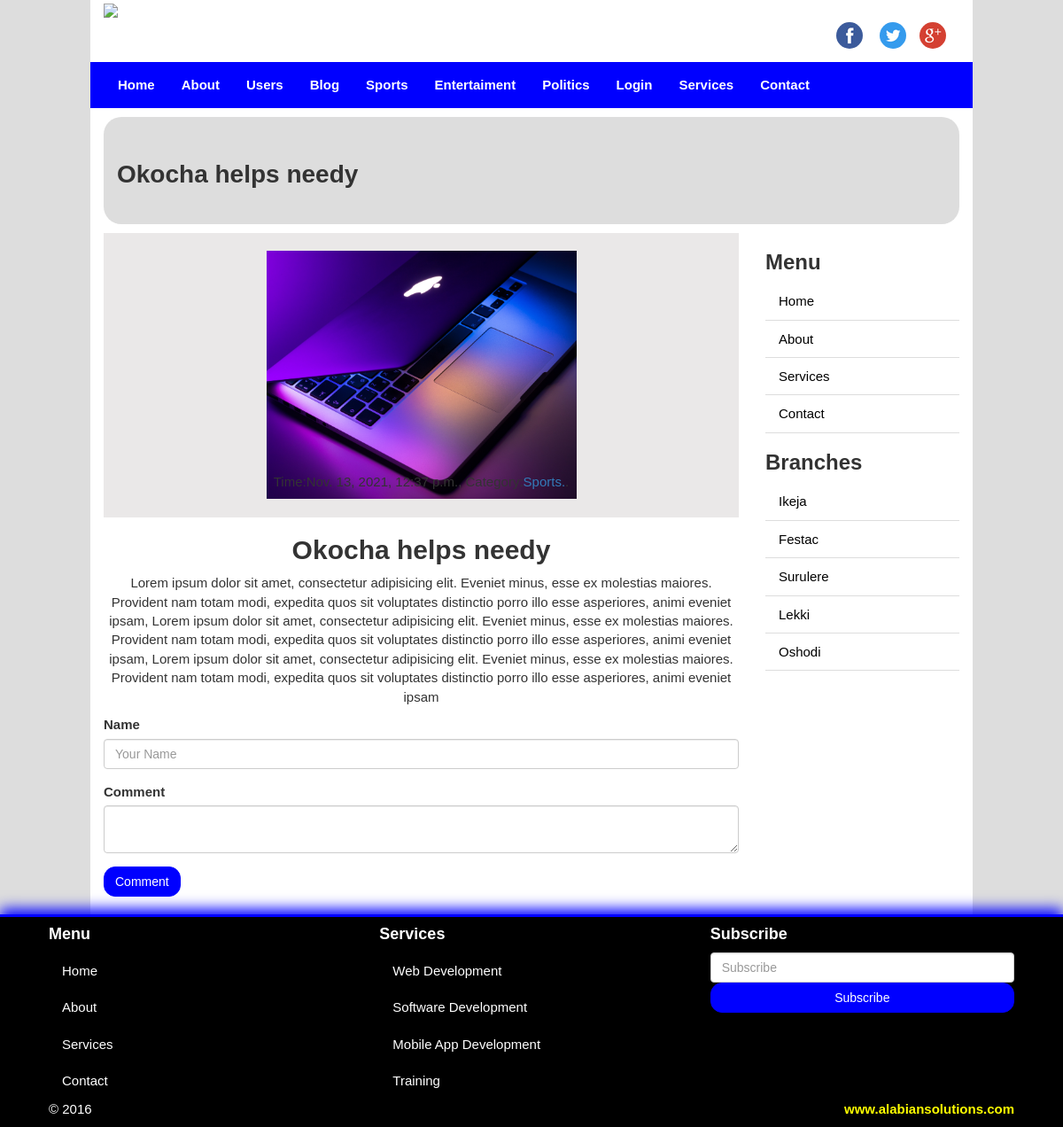
The app's page /pages/single-post/2/ with its own data.
### cms_app/models.py (models this page shows, shortened)
class Category(models.Model):
    cat_name = models.CharField(max_length=30, verbose_name='Category Name')
    cat_desc = models.TextField(blank=True, null=True, verbose_name='Description')
    created_at = models.DateTimeField(auto_now_add=True)
    updated_at = models.DateTimeField(auto_now=True)
    def __str__(self):
        return self.cat_name
    class Meta():
        verbose_name_plural = 'Category'

class Post(models.Model):
    pst_title = models.CharField(max_length=150)
    created_by = models.ForeignKey(User, on_delete=models.CASCADE)
    pst_image = models.FileField(null=True, blank=True, upload_to='uploads/')
    category = models.ForeignKey(Category, on_delete=models.CASCADE)
    content = models.TextField(blank=True, null=True)
    created_at = models.DateTimeField(auto_now_add=True)
    updated_at = models.DateTimeField(auto_now=True)
    class Meta():
        verbose_name_plural = 'Post'

### cms_app/views.py (the view)
# urls.py: path('single-post/<int:post_id>/', views.single_post, name='single_post'),
def single_post(request, post_id):
    single = Post.objects.get(id=post_id)
    get_comment = Comment.objects.filter(post__id=post_id)
    if request.method == 'POST':
        name = request.POST.get('name')
        comment = request.POST.get('comment')
        Comment.objects.create(name=name, comment=comment, post=single)
        messages.success(request, 'Comment created')
    return render(request, 'cms_app/single-blog.html', {'single':single, 'comment':get_comment})

### cms_app/context_processor.py (called while the page is built)
def category_menu(request):
    return {'menu':Category.objects.all()}

### templates/cms_app/single-blog.html (shortened to what this page needs)
{% extends 'cms_app/base.html' %}
{% load static %}
{% block content %}
<section id="sectionTitle">
  <div class="pageTitle">
    <h1> {% if single %} {{ single.pst_title }} {% endif %}</h1>
  </div>
</section>
<section id="content">
  <div class="row">
    {% if single %}
    <div class="col-sm-9 text-center" id="detailContent">
      <div class="contain-img">
        <div class="img-div" style="height: 250px">
            <img src="{{ single.pst_image.url }}" class="img-responsive">
        </div>
        <p>
          Time:{{ single.created_at }}, Category:<a href="sport.html">{{ single.category }}.</a>.
        </p>
      </div>
      <div class="detail-content">
        <h2>{{ single.pst_title }}</h2>
        <p>
          {{ single.content }}
        </p>
      </div>
      <form method="POST" style="text-align: left;">
        <div class="form-group">
          <label for="">Name</label>
          <input type="text" name="name" required class="form-control" placeholder="Your Name">
        </div>
        <div class="form-group">
          <label for="">Comment</label>
         <textarea name="comment" class="form-control"></textarea>
        </div>
        <input type="submit" class="btn btn-primary" value="Comment">
      </form>
  </div>
    {% endif %}
    {% include 'cms_app/sidebar.html' %}
  </div>
</section>
{% endblock %}

### templates/cms_app/base.html (shortened to what this page needs)
{% load static %}
<!DOCTYPE html>
<html lang="en">
  <head>
    <link href="{% static 'cms_app/css/bootstrap.min.css' %}" rel="stylesheet">
    <link href="{% static 'cms_app/css/font-awesome.min.css' %}" rel="stylesheet">
    <link href="{% static 'cms_app/css/style.css' %}" rel="stylesheet">
  </head>
  <body>
    <div class="container">
      <header id="siteLogo">
        <div class="row">
          <div class="col-sm-3">
            <a href="index.html">
              <img src="{% static 'cms_app/images/logo.png' %}">
            </a>
          </div>
          <div class="col-sm-9">
            <span class="social-logo pull-right">
              <a href="#">
                <img src="{% static 'cms_app/images/fb.png' %}" class="img-circle">
              </a>
              <a href="#">
                <img src="{% static 'cms_app/images/tw.png' %}" class="img-circle">
              </a><a href="#">
                <img src="{% static 'cms_app/images/gp.png' %}" class="img-circle">
              </a>
            </span>
          </div>
        </div>
      </header>
      <section id="siteMenu">
        <div class="row">
          <nav class="navbar navbar-inverse">
            <div class="collapse navbar-collapse" id="mainNav">
              <ul class="nav navbar-nav">
                {% url 'home' as Home %}
                {% url 'cms_app:about' as About %}
                {% url 'cms_app:service' as Service %}
                {% url 'cms_app:contact' as Contact %}
                <li {% if request.path ==   Home %} class="active" {% endif %}><a href="{% url 'home' %}">Home</a></li>
                <li {% if request.path ==   About %} class="active" {% endif %}><a href="{% url 'cms_app:about' %}">About</a></li>
                <li><a href="users.html">Users</a></li>
                <li><a href="{% url 'cms_app:post_list' %}">Blog</a></li>
                {% if menu %}
                    {% for m in menu %}
                    <li><a href="{% url 'cms_app:post_from_cat' m.id %}">{{ m.cat_name }}</a></li>
                    {% endfor %}
                {% endif %}
                <li><a href="login.html">Login</a></li>
                <li {% if request.path ==   Service %} class="active" {% endif %}><a href="{% url 'cms_app:service' %}">Services</a></li>
                <li {% if request.path ==   Contact %} class="active" {% endif %}><a href="{% url 'cms_app:contact' %}">Contact</a></li>
              </ul>
            </div>
          </nav>
        </div>
      </section>
      {% block content %}
      {% endblock %}
    </div>
    <footer class="container-fluid" id="siteFooter">
      <div class="row">
        <div class="col-sm-4">
          <h4>Menu</h4>
          <ul class="nav">
            <li><a href="#">Home</a></li>
            <li><a href="#">About</a></li>
            <li><a href="#">Services</a></li>
            <li><a href="#">Contact</a></li>
          </ul>
        </div>
        <div class="col-sm-4">
          <h4>Services</h4>
          <ul class="nav">
            <li><a href="#">Web Development</a></li>
            <li><a href="#">Software Development</a></li>
            <li><a href="#">Mobile App Development</a></li>
            <li><a href="#">Training</a></li>
          </ul>
        </div>
        <div class="col-sm-4">
          <h4>Subscribe</h4>
          <form class="form">
            <div class="form-group">
              <input type="text" class="form-control" placeholder="Subscribe">
              <input type="submit" value="Subscribe" class="btn btn-primary btn-block">
            </div>
          </form>
        </div>
      </div>
      <div class="row">
        <div class="col-md-3">
          <p>&copy; 2016</p>
        </div>
        <div class="col-md-9">
          <p class="copy pull-right">
            <a href="#" target="_blank">www.alabiansolutions.com</a>
          </p>
        </div>
      </div>
    </footer>
  </body>
</html>

### static/cms_app/css/style.css (style rules this page uses)
body { font-family: arial, verdana, sans-serif; font-size:15px; background-color:#ddd; }
h1, h2, h3, h4, h5, h6 { font-weight: bold; }
h1 { font-size:28px; }
.container { width:83%; background-color:#fff; padding-bottom: 20px; }
.social-logo { margin-top: 25px; display: inline-block; }
.social-logo a { display: inline-block; margin-right: 15px; }
#siteMenu .navbar { margin-top: 15px; margin-bottom: 0; border-radius:0; background-color:blue; border-color:blue; }
#mainNav .navbar-nav a { color:#fff; font-weight: bold; }
.btn-primary { background-color:blue; border-color:blue; border-radius:13px; }
#sectionTitle { background-color:#ddd; padding:30px 15px; margin: 10px 0; border-radius:20px; }
.img-div { width: 350px; height: 350px; margin: auto; }
.contain-img { background-color: #EAE8E8; padding: 20px; box-sizing: border-box; }
#detailContent img { width: 100%; height: auto; }
#siteFooter { background-color:#000; color:#fff; border-top:3px solid blue; box-shadow:0 -6px 15px blue; }
#siteFooter .row { padding:0 40px; }
#siteFooter .nav li a { color:#fff; }
.copy a { color:yellow; font-weight: bold; }

### records on screen
Category: cat_name "Sports"
Category: cat_name "Entertaiment"
Category: cat_name "Politics"
Post: pst_title "Okocha helps needy", pst_image (picture), created_at "Nov. 13, 2021, 12:37 p.m.", category "Sports", content "Lorem ipsum dolor sit amet, consectetur adipisicing elit. Eveniet minus, esse ex molestias maiores. Provident nam totam modi, expedita quos sit voluptates distinctio porro illo esse asperiores, animi eveniet ipsam, Lorem ipsum dolor sit amet, consectetur adipisicing elit. Eveniet minus, esse ex molestias maiores. Provident nam totam modi, expedita quos sit voluptates distinctio porro illo esse asperiores, animi eveniet ipsam, Lorem ipsum dolor sit amet, consectetur adipisicing elit. Eveniet minus, esse ex molestias maiores. Provident nam totam modi, expedita quos sit voluptates distinctio porro illo esse asperiores, animi eveniet ipsam"
